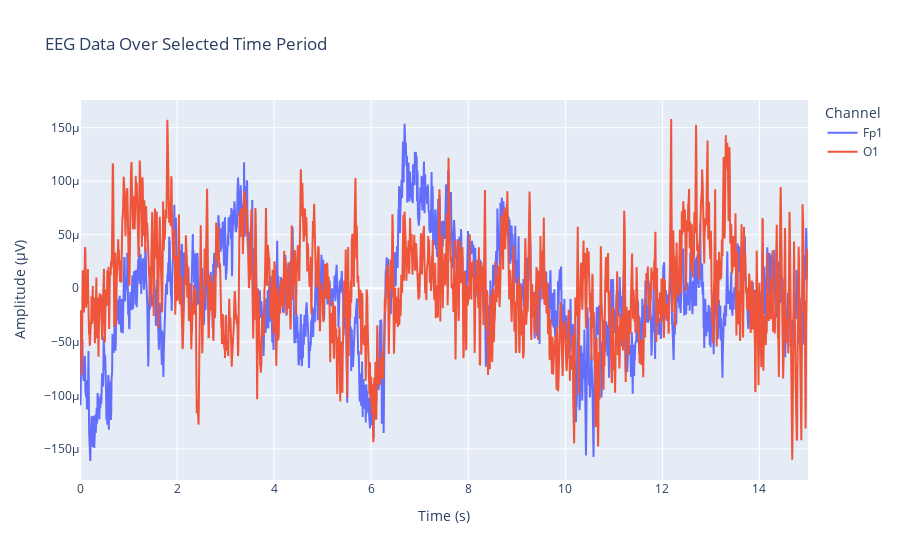

Notebook code for this chart:
### Code cell
import plotly.graph_objects as go


# Initialize a Plotly figure
fig = go.Figure()

# Loop through each channel of interest to plot
for ch_name in channels_of_interest:
    # Extract data and times for the current channel
    ch_idx = raw_cropped.ch_names.index(ch_name)  # Get channel index
    data, times = raw_cropped[ch_idx, :]  # Extract data for this channel
    
    # Add a trace for this channel's data
    fig.add_trace(go.Scatter(x=times, y=data[0], mode='lines', name=ch_name))

# Update the layout of the figure
fig.update_layout(
    title='EEG Data Over Selected Time Period',
    xaxis_title='Time (s)',
    yaxis_title='Amplitude (µV)',
    legend_title='Channel'
)

# Display the figure
fig.show()

### Figure 1 — Plotly figure (JSON) as saved in the notebook; plotly's stock layout.template omitted (floating-point values rounded to 4 significant figures; data arrays with more than 128 entries replaced by an {"elided": "..."} marker saying what was removed)
{"data": [{"mode": "lines", "name": "Fp1", "type": "scatter", "x": {"elided": "2401 float values"}, "y": {"elided": "2401 float values"}}, {"mode": "lines", "name": "O1", "type": "scatter", "x": {"elided": "2401 float values"}, "y": {"elided": "2401 float values"}}], "layout": {"legend": {"title": {"text": "Channel"}}, "title": {"text": "EEG Data Over Selected Time Period"}, "xaxis": {"title": {"text": "Time (s)"}}, "yaxis": {"title": {"text": "Amplitude (µV)"}}}}
